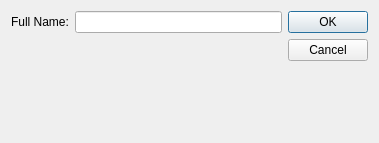
<?xml version="1.0" encoding="UTF-8"?>
<ui version="4.0">
 <class>StartNewEmployeeDialog</class>
 <widget class="QDialog" name="StartNewEmployeeDialog">
  <property name="geometry">
   <rect>
    <x>0</x>
    <y>0</y>
    <width>379</width>
    <height>143</height>
   </rect>
  </property>
  <property name="windowTitle">
   <string>New Employee</string>
  </property>
  <layout class="QGridLayout" name="gridLayout_2">
   <item row="0" column="0">
    <layout class="QGridLayout" name="gridLayout">
     <item row="0" column="0">
      <widget class="QLabel" name="label">
       <property name="text">
        <string>Full Name:</string>
       </property>
      </widget>
     </item>
     <item row="0" column="1">
      <widget class="QLineEdit" name="txtFName"/>
     </item>
     <item row="1" column="0">
      <spacer name="verticalSpacer">
       <property name="orientation">
        <enum>Qt::Vertical</enum>
       </property>
       <property name="sizeHint" stdset="0">
        <size>
         <width>20</width>
         <height>40</height>
        </size>
       </property>
      </spacer>
     </item>
    </layout>
   </item>
   <item row="0" column="1">
    <widget class="QDialogButtonBox" name="buttonBox">
     <property name="orientation">
      <enum>Qt::Vertical</enum>
     </property>
     <property name="standardButtons">
      <set>QDialogButtonBox::Cancel|QDialogButtonBox::Ok</set>
     </property>
    </widget>
   </item>
  </layout>
 </widget>
 <resources/>
 <connections>
  <connection>
   <sender>buttonBox</sender>
   <signal>accepted()</signal>
   <receiver>StartNewEmployeeDialog</receiver>
   <slot>accept()</slot>
   <hints>
    <hint type="sourcelabel">
     <x>248</x>
     <y>254</y>
    </hint>
    <hint type="destinationlabel">
     <x>157</x>
     <y>274</y>
    </hint>
   </hints>
  </connection>
  <connection>
   <sender>buttonBox</sender>
   <signal>rejected()</signal>
   <receiver>StartNewEmployeeDialog</receiver>
   <slot>reject()</slot>
   <hints>
    <hint type="sourcelabel">
     <x>316</x>
     <y>260</y>
    </hint>
    <hint type="destinationlabel">
     <x>286</x>
     <y>274</y>
    </hint>
   </hints>
  </connection>
 </connections>
</ui>
